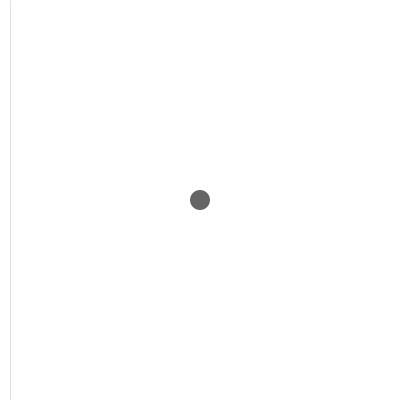
Frame 1 (no input)
Frame 60 (the mouse pressed at the canvas centre just before this capture): identical to frame 1, image omitted
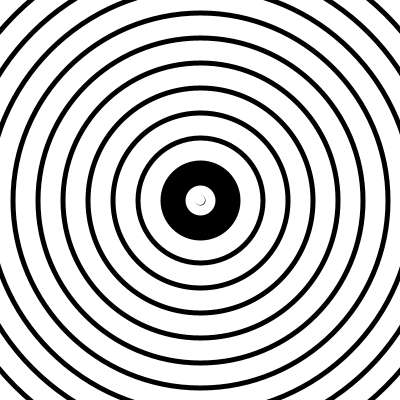
Frame 120 (the mouse held since frame 60 and released just before this capture)

The Processing sketch that drew these frames (run headless with seeded random() and noise(); from frame 60 on, the mouse is pressed at the canvas centre):

// Processing sketch: processing_40826
// ── processing_40826.pde


void setup (){
  size(400,400);
  smooth();
  background(255);

}


void draw (){
    
  fill(255);
  noStroke();
  rect(0,0,400,400);
  
  
  fill(100);
  ellipse(200,200,20,20);

  stroke(0,0,0,30);
  strokeWeight(1);
  line(mouseX-10,0,mouseX-10,400);
  line(mouseX+10,0,mouseX+10,400);
  
  
  if((mouseX>=190)&&(mouseX<210)){
  
  fill(0);
  rect(0,0,400,400);
  
  fill(255);
  ellipse(200,200,20,20);

  fill(0);
  strokeWeight(20);
  stroke(255);
  ellipse(200,200,550,550);
  ellipse(200,200,500,500);
  ellipse(200,200,450,450);
  ellipse(200,200,400,400);
  ellipse(200,200,350,350);
  ellipse(200,200,300,300);
  ellipse(200,200,250,250);
  ellipse(200,200,200,200);
  ellipse(200,200,150,150);
  ellipse(200,200,100,100);
  
  fill(255);
  ellipse(200,200,10,10);
  }
 
   
 if(mouseX>220){
  fill(255);
  noStroke();
  rect(0,0,400,400);
  
  fill(100);
  ellipse(200,200,20,20);

  stroke(0,0,0,30);
  strokeWeight(1);
  line(mouseX-10,0,mouseX-10,400);
  line(mouseX+10,0,mouseX+10,400);
  } 

  } 
